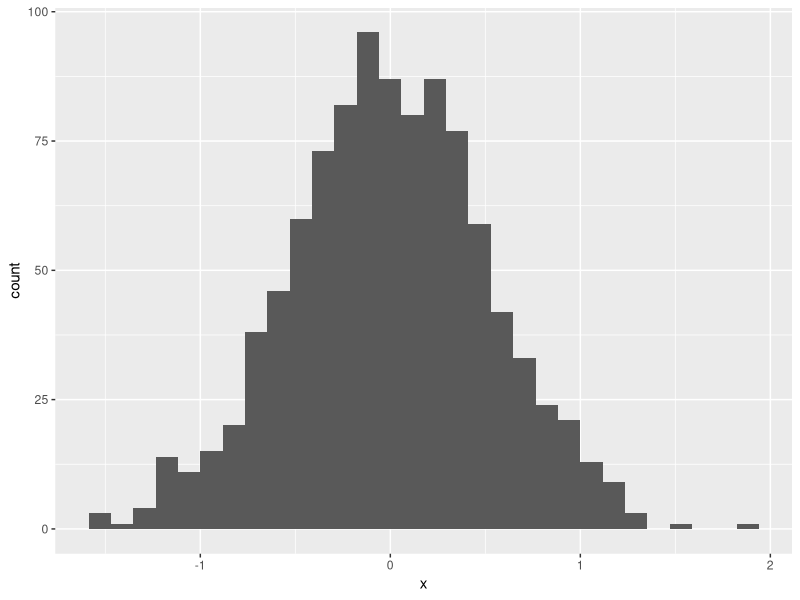

Source code (R):
## ---- chunk 1
samp = rnorm(100)
length(samp)
## ---- chunk 2
library(tidyverse)
set.seed(1)

plot_df = tibble(
  x = rnorm(1000, sd = .5),
  y = 1 + 2 * x + rnorm(1000)
)

ggplot(plot_df, aes(x = x)) + geom_histogram()
